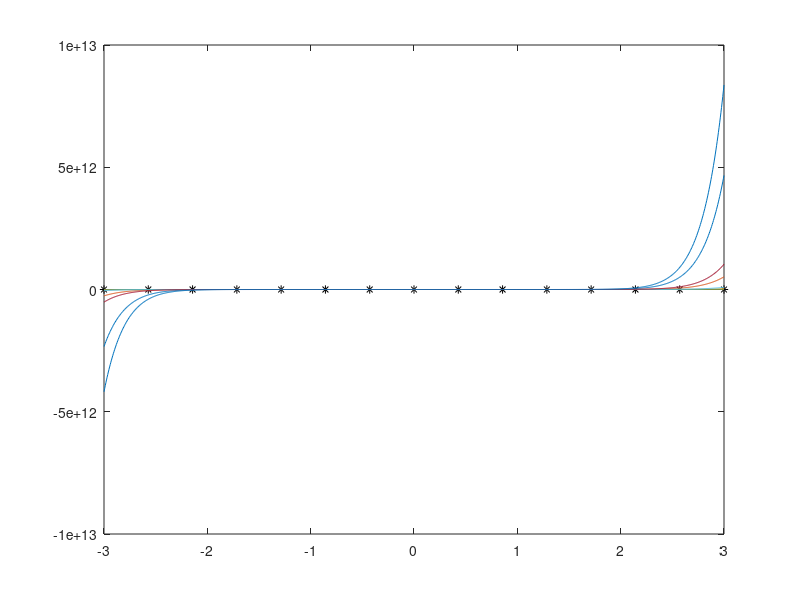

The MATLAB source for this figure:
clc
close all



p=3
switch p
case 1
x= linspace(-3,3,5);
case 2
x= linspace(-3,3,10);
case 3
x= linspace(-3,3,15);
end

y= abs(x);
V=[];
for i=1:length(x)

    for j=1:length(x)

        V(i,j) = x(i)^(j-1);

    end

end

a=V/y;
V
    X= linspace(-3,3,1000);
    Y=0;
    for i=1:length(a)
        Y=Y+ a*X.^i; 

    end

    plot(x,y,'k*',X,Y)
    

    

    % Efekt Rungego odpowiada pogorszenie jakości interpolacji wielomianowej, mimo zwiększenia liczby jej węzłów
